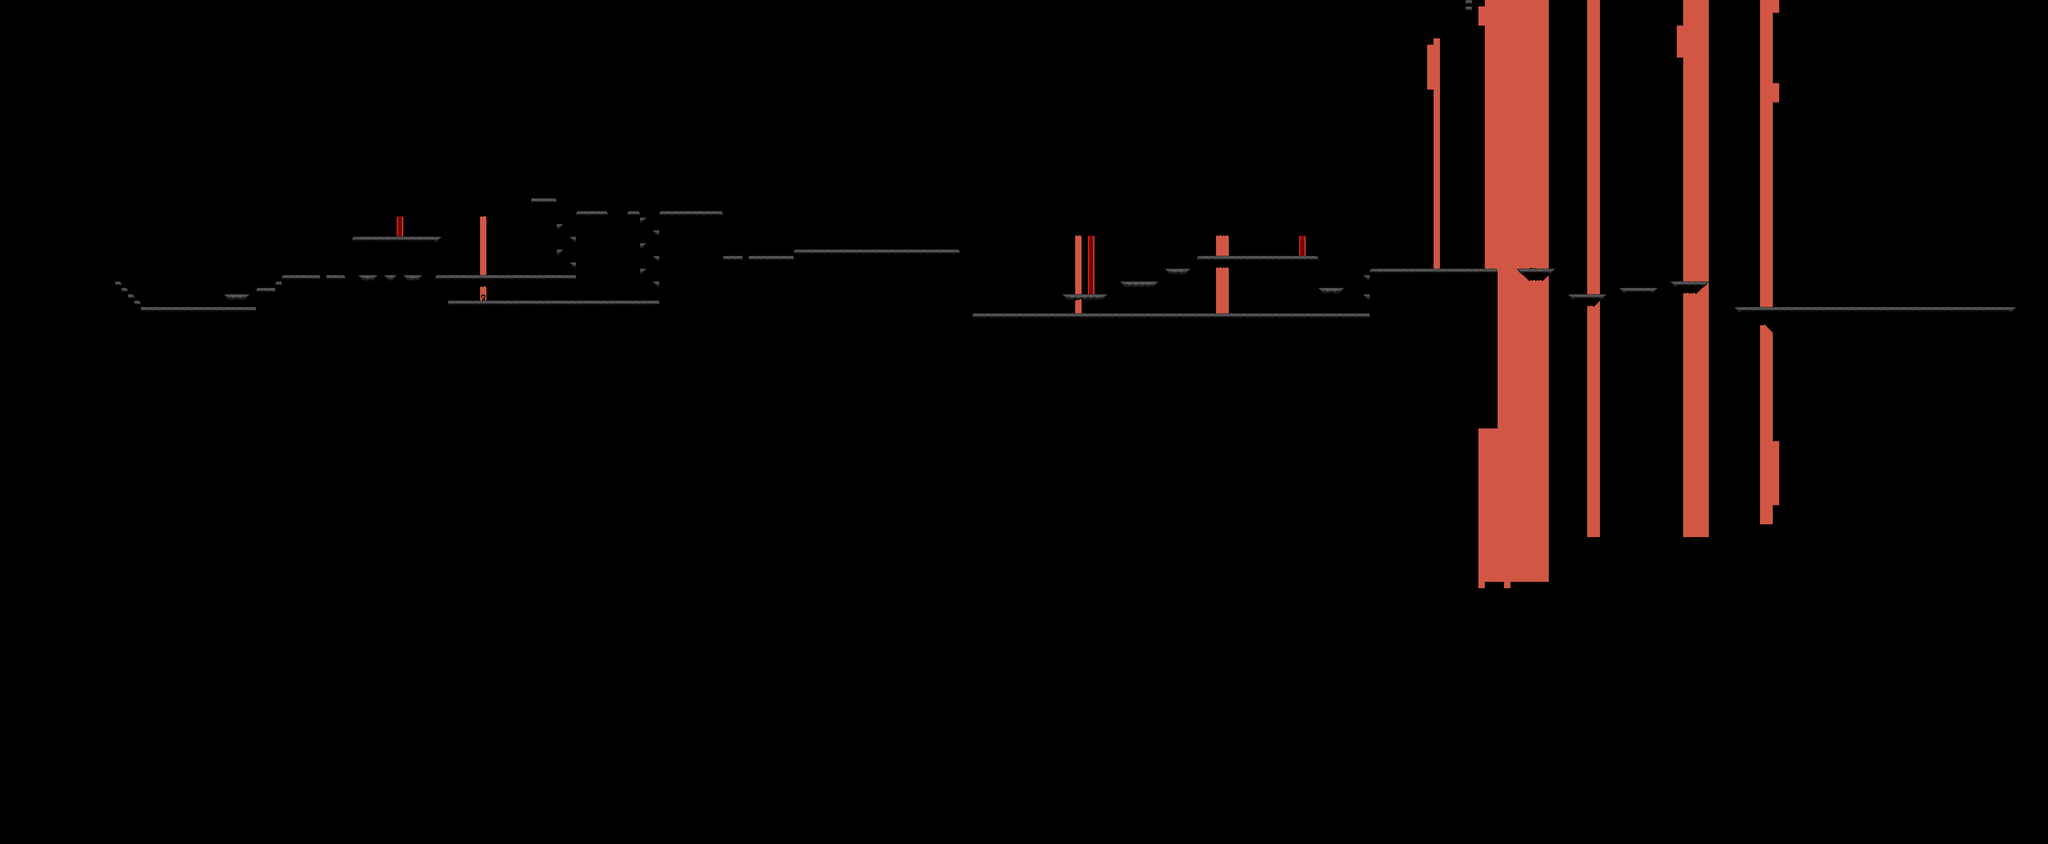

The image is a tile-based game level rendered from a .tmx file. Its description and source (layers, tilesets, objects; grid data summarised) follow:
An orthogonal 320x132 tile map with 32x32 px tiles, 2 tile layers (Lava, Walls).

<map version="1.0" tiledversion="1.1.6" orientation="orthogonal" renderorder="right-down" width="320" height="132" tilewidth="32" tileheight="32" infinite="0" nextobjectid="1">
 <tileset firstgid="1" name="Map1" tilewidth="32" tileheight="32" tilecount="30" columns="5">
  <image source="Map1.png" width="160" height="192" />
 </tileset>
 <layer name="Lava" width="320" height="132">
  <data>[42240 cells, 1753 non-empty, 2 distinct tile ids]</data>
 </layer>
 <layer name="Walls" width="320" height="132">
  <data>[42240 cells, 11903 non-empty, 22 distinct tile ids]</data>
 </layer>
</map>
